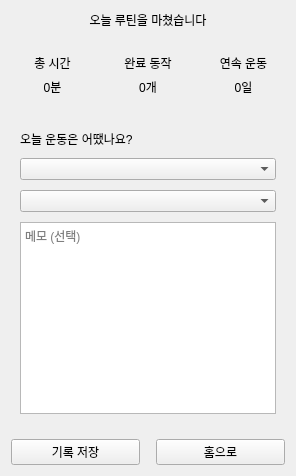
<?xml version="1.0" encoding="UTF-8"?>
<ui version="4.0">
 <class>SessionComplete</class>
 <widget class="QWidget" name="SessionComplete">
  <layout class="QVBoxLayout" name="layout">
   <property name="contentsMargins"><number>36</number><number>36</number><number>36</number><number>36</number></property>
   <property name="spacing"><number>16</number></property>
   <item><widget class="QLabel" name="titleLabel"><property name="text"><string>오늘 루틴을 마쳤습니다</string></property><property name="alignment"><set>Qt::AlignmentFlag::AlignCenter</set></property></widget></item>
   <item><layout class="QHBoxLayout" name="statsLayout"><property name="spacing"><number>12</number></property><item><widget class="QFrame" name="cardFrame"><layout class="QVBoxLayout" name="durationCardLayout"><property name="contentsMargins"><number>16</number><number>14</number><number>16</number><number>14</number></property><item><widget class="QLabel" name="durationCaptionLabel"><property name="alignment"><set>Qt::AlignmentFlag::AlignCenter</set></property><property name="text"><string>총 시간</string></property></widget></item><item><widget class="QLabel" name="durationLabel"><property name="alignment"><set>Qt::AlignmentFlag::AlignCenter</set></property><property name="text"><string>0분</string></property></widget></item></layout></widget></item><item><widget class="QFrame" name="cardFrame"><layout class="QVBoxLayout" name="countCardLayout"><property name="contentsMargins"><number>16</number><number>14</number><number>16</number><number>14</number></property><item><widget class="QLabel" name="countCaptionLabel"><property name="alignment"><set>Qt::AlignmentFlag::AlignCenter</set></property><property name="text"><string>완료 동작</string></property></widget></item><item><widget class="QLabel" name="completedCountLabel"><property name="alignment"><set>Qt::AlignmentFlag::AlignCenter</set></property><property name="text"><string>0개</string></property></widget></item></layout></widget></item><item><widget class="QFrame" name="cardFrame"><layout class="QVBoxLayout" name="completeStreakCardLayout"><property name="contentsMargins"><number>16</number><number>14</number><number>16</number><number>14</number></property><item><widget class="QLabel" name="completeStreakCaptionLabel"><property name="alignment"><set>Qt::AlignmentFlag::AlignCenter</set></property><property name="text"><string>연속 운동</string></property></widget></item><item><widget class="QLabel" name="streakLabel"><property name="alignment"><set>Qt::AlignmentFlag::AlignCenter</set></property><property name="text"><string>0일</string></property></widget></item></layout></widget></item></layout></item>
   <item><widget class="QFrame" name="cardFrame"><layout class="QVBoxLayout" name="feedbackLayout"><property name="contentsMargins"><number>18</number><number>18</number><number>18</number><number>18</number></property><property name="spacing"><number>10</number></property><item><widget class="QLabel" name="feedbackLabel"><property name="objectName"><string>sectionLabel</string></property><property name="text"><string>오늘 운동은 어땠나요?</string></property></widget></item><item><widget class="QComboBox" name="difficultyCombo"/></item><item><widget class="QComboBox" name="painCombo"/></item><item><widget class="QTextEdit" name="memoEdit"><property name="placeholderText"><string>메모 (선택)</string></property></widget></item></layout></widget></item>
   <item><layout class="QHBoxLayout" name="actionsLayout"><item><widget class="QPushButton" name="saveButton"><property name="text"><string>기록 저장</string></property></widget></item><item><widget class="QPushButton" name="homeButton"><property name="text"><string>홈으로</string></property></widget></item></layout></item>
  </layout>
 </widget>
 <resources/>
 <connections/>
</ui>
